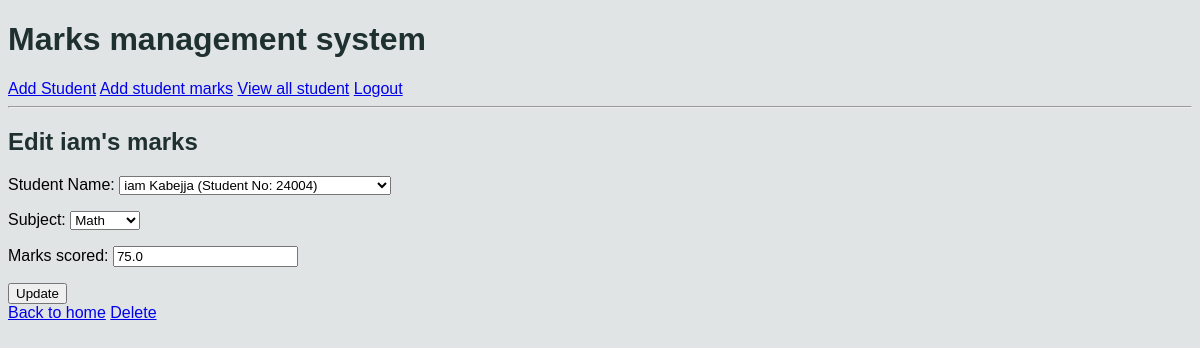
The app's page /students/marks/1/edit (signed in) with its own data.
### students/models.py (models this page shows, shortened)
class Marks(db.Model):
    student = db.ForeignKey(Student, on_delete= db.CASCADE, related_name= "marks")
    subject = db.ForeignKey(Subject, on_delete=db.CASCADE,related_name= "marks")
    score = db.FloatField(max_length= 10,
                          validators=[
                              MinValueValidator(0),
                              MaxValueValidator(100)
                          ])
    class Meta:
        constraints = [
            db.UniqueConstraint(
                fields=["student", "subject"],
                name="unique_st_sub_mark"
            )
        ]

class Student(db.Model):
    fname = db.CharField(max_length=100)
    lname = db.CharField(max_length=100)
    student_class = db.CharField(max_length=10)
    age = db.IntegerField(max_length=3)
    student_number = db.IntegerField(unique=True)
    def __str__(self):
        return f"{self.fname} {self.lname} (Student No: {self.student_number})"

### students/views.py (the view)
# urls.py: path("marks/<int:id>/edit", views.edit_marks, name="edit_marks"),
@login_required
@permission_required('students.change_marks', raise_exception=True)
def edit_marks(request,id):
    mark = get_object_or_404(Marks, id=id)
    if request.method == "POST":
        form = MarkForm(
            request.POST,
            instance=mark
        )
        if form.is_valid():
            form.save()
            messages.success(request, "Marks eddited successfully")
            return redirect("student_details", id= mark.student.id)
    else:
        form = MarkForm(instance=mark)
        context = {
            "form" : form,
            "mark" : mark
        }
        return render(request, "students/edit_marks.html", context)

### students/forms.py (shortened to what this page needs)
class MarkForm(fm.ModelForm):
    class Meta:
        model = Marks
        fields = ["student", "subject", "score"]
        labels = {
            "student" :"Student Name",
            "score": "Marks scored"
        }
        help_texts = {
        }
        widgets = {
            "score": fm.NumberInput(
                attrs={
                    "placeholder":"enter student's marks",
                    "class": "form-control"
                }
            ),
            "subject": fm.Select(
                attrs={
                    "class": "form-control"
                }
            ),
            "student": fm.Select(
                 attrs={
                     "class": "form-control"
                }
            )
        }

### students/models.py (called while the page is built)
    def __str__(self):
        return f"{self.name}"

### students/templates/students/edit_marks.html (shortened to what this page needs)
    {% extends "students/base.html" %}
    {% block content %}
   <h2>Edit {{ mark.student.fname }}'s marks</h2>
   <form action="" method="post">
    {{ form.as_p }}
    <button type="submit">Update</button>
   </form>
   <a href="{% url 'home' %}">Back to home</a>
   <a href="{% url 'delete_marks' mark.id %}">Delete</a>
{% endblock%}

### students/static/students/css/style.css (style rules this page uses)
body { font-family: Arial, Helvetica, sans-serif; margin: 30; background-color: #e1e4e4; }
h1,h2,h3 { color: #1f3030; }

### records on screen
Marks: student.fname "iam", student "iam Kabejja (Student No: 24004)", subject "Math", score "75.0"
